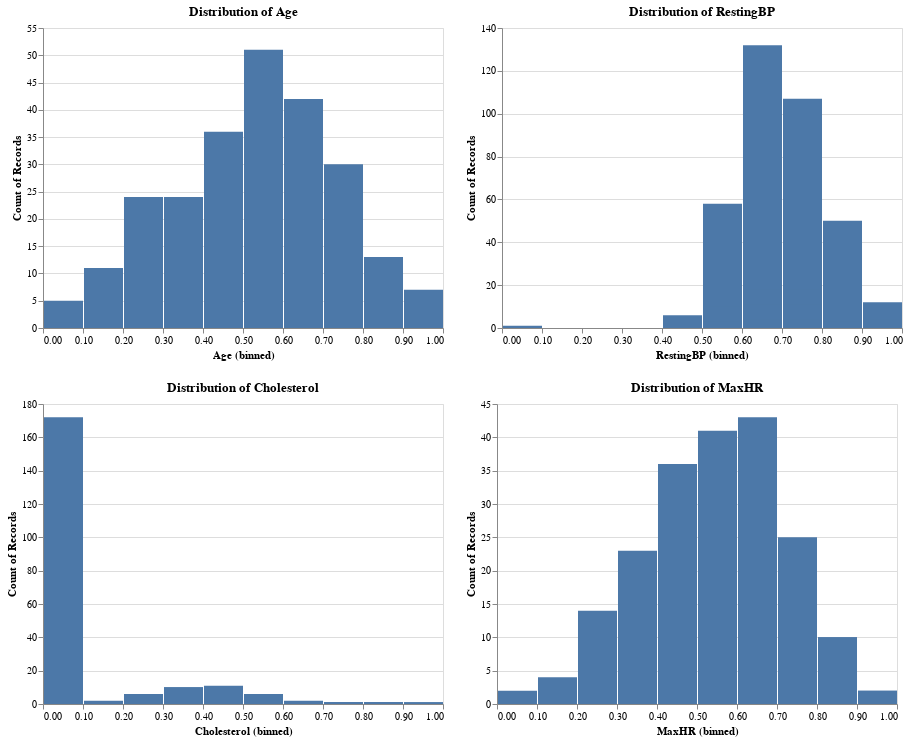

Notebook cell for this chart:
### Code cell
import altair as alt

# Create a list of features to plot
features = ['Age', 'RestingBP', 'Cholesterol', 'MaxHR', 'Oldpeak']

# Create a chart for each feature
charts = []
for feature in features:
    chart = alt.Chart(oh_enc_dataset).mark_bar().encode(
        alt.X(feature, bin=True),
        alt.Y('count()', stack=None),
        tooltip=[feature, 'count()']
    ).properties(title=f"Distribution of {feature}")
    charts.append(chart)

# Split the charts into two groups for a 2x2 layout
top_row = alt.hconcat(charts[0], charts[1])
bottom_row = alt.hconcat(charts[2], charts[3])

# Combine the two rows into a single chart
combined_chart = alt.vconcat(top_row, bottom_row)

# Display the combined chart
combined_chart

### Figure 1 — Vega-Lite specification as saved in the notebook (floating-point values rounded to 4 significant figures; data arrays with more than 128 entries replaced by an {"elided": "..."} marker saying what was removed)
{"config": {"view": {"continuousWidth": 400, "continuousHeight": 300}}, "vconcat": [{"hconcat": [{"mark": "bar", "encoding": {"tooltip": [{"field": "Age", "type": "quantitative"}, {"aggregate": "count", "type": "quantitative"}], "x": {"bin": true, "field": "Age", "type": "quantitative"}, "y": {"aggregate": "count", "stack": null, "type": "quantitative"}}, "title": "Distribution of Age"}, {"mark": "bar", "encoding": {"tooltip": [{"field": "RestingBP", "type": "quantitative"}, {"aggregate": "count", "type": "quantitative"}], "x": {"bin": true, "field": "RestingBP", "type": "quantitative"}, "y": {"aggregate": "count", "stack": null, "type": "quantitative"}}, "title": "Distribution of RestingBP"}]}, {"hconcat": [{"mark": "bar", "encoding": {"tooltip": [{"field": "Cholesterol", "type": "quantitative"}, {"aggregate": "count", "type": "quantitative"}], "x": {"bin": true, "field": "Cholesterol", "type": "quantitative"}, "y": {"aggregate": "count", "stack": null, "type": "quantitative"}}, "title": "Distribution of Cholesterol"}, {"mark": "bar", "encoding": {"tooltip": [{"field": "MaxHR", "type": "quantitative"}, {"aggregate": "count", "type": "quantitative"}], "x": {"bin": true, "field": "MaxHR", "type": "quantitative"}, "y": {"aggregate": "count", "stack": null, "type": "quantitative"}}, "title": "Distribution of MaxHR"}]}], "data": {"name": "data-a17e47fea5ee47e09d3ce6e03e742639"}, "$schema": "https://vega.github.io/schema/vega-lite/v4.17.0.json", "datasets": {"data-a17e47fea5ee47e09d3ce6e03e742639": {"elided": "918 records"}}}
